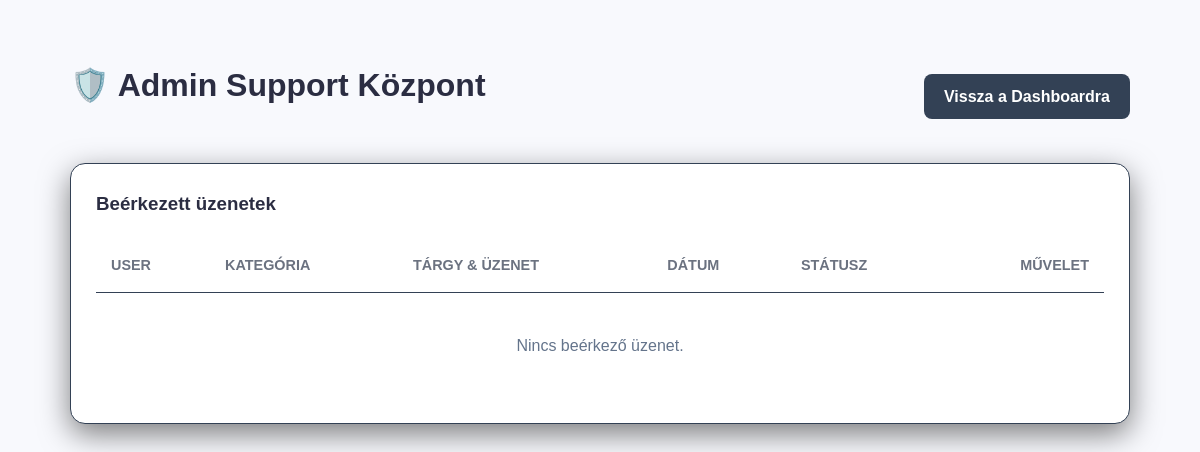
Before: /admin.php (signed in) with the older database file.
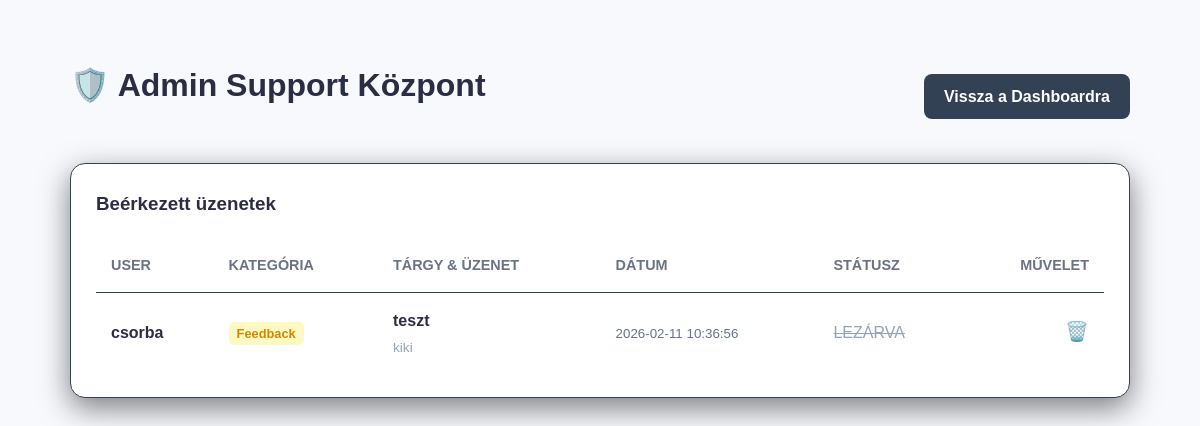
After: the same page with the newer database file.
### tables this page shows
CREATE TABLE `support_tickets` (
  `id` int(11) NOT NULL,
  `user_id` int(11) NOT NULL,
  `subject` varchar(255) NOT NULL,
  `message` text NOT NULL,
  `category` enum('Support','Feedback','Bug') DEFAULT 'Support',
  `status` enum('Open','Closed') DEFAULT 'Open',
  `created_at` timestamp NOT NULL DEFAULT current_timestamp()
);

CREATE TABLE `users` (
  `id` int(11) NOT NULL,
  `name` varchar(255) NOT NULL,
  `email` varchar(255) NOT NULL,
  `password` varchar(255) NOT NULL,
  `premium` tinyint(1) NOT NULL,
  `height` int(11) DEFAULT NULL,
  `weight` int(11) DEFAULT NULL,
  `age` int(11) DEFAULT NULL,
  `gender` enum('male','female') DEFAULT NULL,
  `theme` varchar(10) DEFAULT 'light'
);

### admin.php (the view, shortened to what this page needs)
<?php
require 'database_connect.php';
?>
<!DOCTYPE html>
<html lang="hu">
<head>
    <link rel="stylesheet" href="style.css">
</head>
<body style="background-color: #0f172a; color: #f8fafc; font-family: sans-serif;">
<div style="max-width: 1100px; margin: 40px auto; padding: 20px;">
    <div style="display: flex; justify-content: space-between; align-items: center; margin-bottom: 30px; color: white;">
        <h1>🛡️ Admin Support Központ</h1>
        <div style="display: flex; gap: 15px;">
            <a href="dashboard.php" style="background: #334155; color: white; padding: 10px 20px; border-radius: 8px; text-decoration: none; font-weight: bold;">Vissza a Dashboardra</a>
        </div>
    </div>
    <div class="card-section" style="background: #1e293b; border-radius: 15px; padding: 25px; border: 1px solid #334155; box-shadow: 0 10px 30px rgba(0,0,0,0.5);">
        <h3>Beérkezett üzenetek</h3>
        <table>
            <thead>
                <tr style="color: #94a3b8; font-size: 0.9rem; text-transform: uppercase;">
                    <th>User</th>
                    <th>Kategória</th>
                    <th>Tárgy & Üzenet</th>
                    <th>Dátum</th>
                    <th>Státusz</th>
                    <th style="text-align: right;">Művelet</th>
                </tr>
            </thead>
            <tbody>
                <?php
                $sql = "SELECT s.*, u.name as user_name FROM support_tickets s
                        JOIN users u ON s.user_id = u.id
                        ORDER BY s.status DESC, s.created_at DESC";
                $res = mysqli_query($conn, $sql);
                if(mysqli_num_rows($res) == 0): ?>
                    <tr><td colspan="6" style="text-align: center; padding: 40px; color: #64748b;">Nincs beérkező üzenet.</td></tr>
                <?php endif;
                while($row = mysqli_fetch_assoc($res)):
                    $cat_class = ($row['category'] == 'Bug') ? 'bg-bug' : (($row['category'] == 'Feedback') ? 'bg-feed' : 'bg-supp');
                ?>
                <tr>
                    <td><strong><?php echo htmlspecialchars($row['user_name']); ?></strong></td>
                    <td><span class="badge <?php echo $cat_class; ?>"><?php echo $row['category']; ?></span></td>
                    <td style="max-width: 350px;">
                        <div style="font-weight: bold; margin-bottom: 5px;"><?php echo htmlspecialchars($row['subject']); ?></div>
                        <div style="color: #94a3b8; font-size: 0.85rem; line-height: 1.4;"><?php echo nl2br(htmlspecialchars($row['message'])); ?></div>
                    </td>
                    <td><small style="color: #64748b;"><?php echo $row['created_at']; ?></small></td>
                    <td>
                        <span class="<?php echo $row['status'] == 'Open' ? 'status-open' : 'status-closed'; ?>">
                            <?php echo $row['status'] == 'Open' ? '● NYITOTT' : 'LEZÁRVA'; ?>
                        </span>
                    </td>
                    <td style="text-align: right; white-space: nowrap;">
                        <a href="admin.php?delete_id=<?php echo $row['id']; ?>" onclick="return confirm('Végleg törlöd ezt az üzenetet?')" style="color: #ef4444; text-decoration: none; font-size: 1.2rem;" title="Törlés">🗑️</a>
                    </td>
                </tr>
                <?php endwhile; ?>
            </tbody>
        </table>
    </div>
</div>
</body>
</html>

### style.css (style rules this page uses)
:root { --bg-color: #f8f9fd; --card-bg: #ffffff; --text-main: #2b2d42; --text-muted: #6b7280; --border-color: #edf2f7; --primary: #4361ee; --primary-hover: #3751d4; --success: #22c55e; --danger: #ef4444; --shadow: 0 10px 25px rgba(0, 0, 0, 0.05); --input-bg: #ffffff; }
* { box-sizing: border-box; transition: background-color 0.3s ease, color 0.3s ease, border-color 0.3s ease; }
body { font-family: 'Inter', -apple-system, sans-serif; background-color: var(--bg-color) !important; color: var(--text-main) !important; margin: 0; line-height: 1.6; }
.card-section { background-color: var(--card-bg) !important; border-radius: 16px; padding: 24px; box-shadow: var(--shadow); border: 1px solid var(--border-color); margin-bottom: 24px; }
h1, h2, h3 { color: var(--text-main); margin-top: 0; }
table { width: 100%; border-collapse: collapse; }
th { text-align: left; padding: 12px 8px; color: var(--text-muted); border-bottom: 2px solid var(--border-color); }
td { padding: 14px 8px; border-bottom: 1px solid var(--border-color); vertical-align: middle; color: var(--text-main); }
tr:last-child td { border-bottom: none; }
::placeholder { color: var(--text-muted); opacity: 0.7; }
.card-section { animation: fadeIn 0.4s ease-out; }

### admin.php (style rules this page uses)
.badge { padding: 4px 8px; border-radius: 5px; font-size: 0.8rem; font-weight: bold; }
.bg-feed { background: #fef9c3; color: #ca8a04; }
.status-closed { color: #94a3b8; text-decoration: line-through; }
table { width: 100%; border-collapse: collapse; margin-top: 20px; }
th, td { padding: 15px; border-bottom: 1px solid #334155; text-align: left; }

Changed rows visible on the page:
added support_tickets: user.name "csorba", category "Feedback", subject "teszt", message "kiki", created_at "2026-02-11 10:36:56", status "LEZÁRVA"
Other visible differences:
text no longer shown: "Nincs beérkező üzenet."
